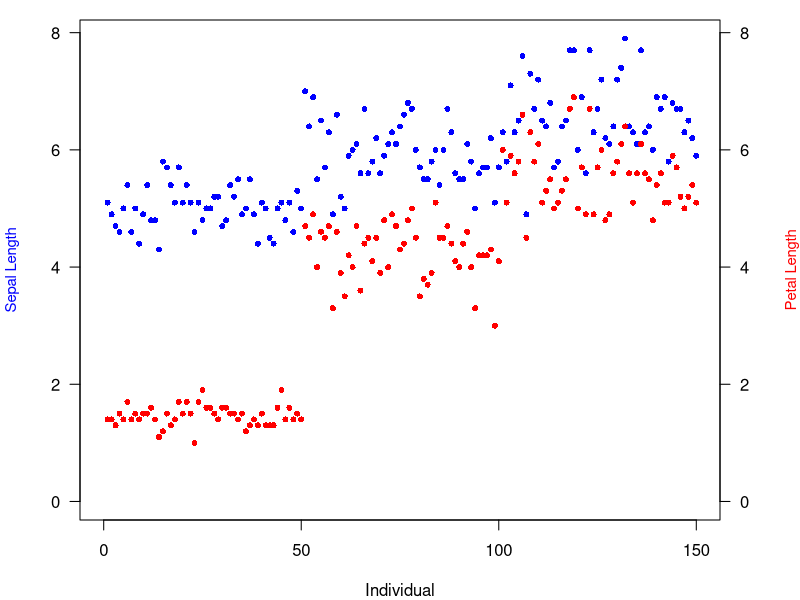
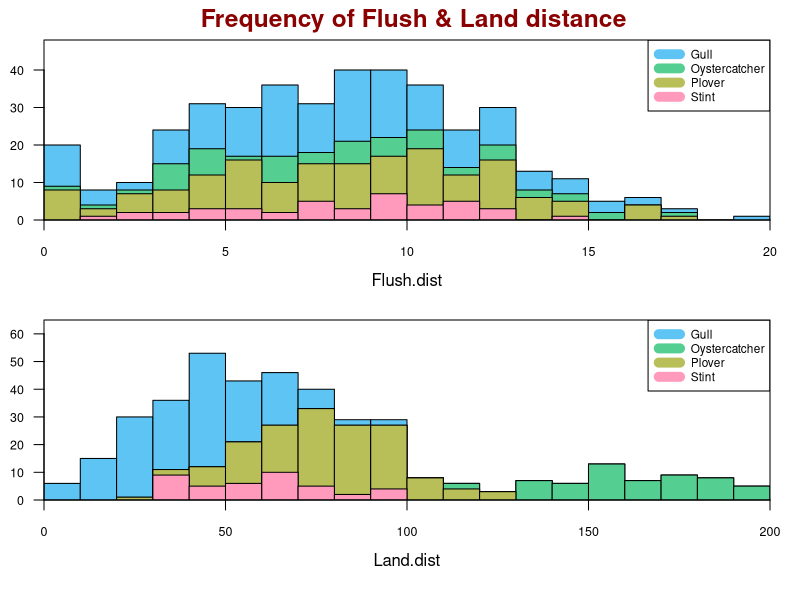

These charts were generated, in order, by the following R code: (Note: this script raises an error after producing the figures.)
x=diag(3)+1
data=read.csv('Beach-Birds.csv')

# Q1 a
x+matrix(rep(1:3,3),3,byrow = T)

# Q1 b
apply(x, 1, mean)

# Q1 c
x%*%matrix(rep(NA,9),3)

# Q1 d
x*.75

# Q1 e
solve(x)

# Q2
mod=par(mar=c(4,4,1,4))
plot.new()
plot.window(xlim = c(0,length(iris$Sepal.Length)),ylim = c(0,max(iris$Sepal.Length)))
points(1:length(iris$Sepal.Length),iris$Sepal.Length,col='blue',pch=16,cex=.8)
points(1:length(iris$Sepal.Length),iris$Petal.Length,col='red',pch=16,cex=.8)
axis(1)
axis(2,las=1)
axis(4,las=1)
box()
mtext('Individual',side = 1,line = 3,font = 1)
mtext('Sepal Length',side = 2,line = 3,col = 'blue',cex=.9)
mtext('Petal Length',side = 4,line = 3,col = 'red',cex=.9)
par(mod)

# Q3
stratified.hist= function(x , y, breaks = 20, xlab = NULL ,
                          ylab = NULL, main = "" , cex = 1)
{
  cols=hcl(h=c(230,145,90,351),c=64,l=75)
  y=factor(y)
  nms=levels(y)
  
  if (length(x) == length(data$flush.dist)){
    if (any(x<5)){
      if (length(y) == length(data$Species)){
        hist(x, breaks = breaks, col = cols[1], ylab = '', cex.axis = .75,
             main = main, xlab = '', xaxs='i', yaxs='i', ylim = c(0,48), las=1)
        
        hist(x[which(y!='Gull')], breaks = breaks, add = T, col = cols[2])
        
        hist(x[which(y%in%nms[3:4])],
             breaks = breaks, col = cols[3], add = T)
        
        hist(x[which(y=='Stint')], col = cols[4],
             xlim = c(0,20), add = T, breaks = 10)
        
        mtext('Flush.dist',side = 1,font = 1,line = 2.5)
        mtext('Frequency of Flush & Land distance',col='darkred',
              cex=1.47,outer=T,font=2,at=.535,line = .45)
        legend('topright',legend = nms,cex = .71,lty = 1,lwd=9.5,col = cols[1:4])
        box()
      }else {stop("unequal length data vectors")}
    }
    
    else{
      if (length(y) == length(data$Species)){
        hist(x, breaks = 20,col = cols[1], ylab = '', main = main, cex.axis = .75,
             xlab = '', xaxs = 'i', yaxs = 'i',las = 1, ylim = c(0,65))
        
        hist(x[which(y!='Gull')], breaks = breaks, add = T, col = cols[2])
        
        hist(x[which(y%in%nms[3:4])],
             col = cols[3], xlim = c(0,200), breaks = 10, add = T)
        
        hist(x[which(y=='Stint')],col = cols[4], xlim = c(0,200), add = T)
        
        mtext('Land.dist',side = 1,font = 1,line = 2.5)
        legend('topright',legend = nms,cex = .71,lty = 1,lwd=9.6,col = cols[1:4])
        box()
      }else {stop("unequal length data vectors")}
    }
  }
  
  else if (length(x) != length(data$flush.dist)){
    stop("unequal length data vectors")
  }
}

frame = par(mfrow=c(2,1),mar=c(5,2,0,0),oma=c(0,.2,2,1.5))

# appropriate parameter
stratified.hist(data$flush.dist,data$Species,breaks = 20, 
                xlab = NULL , ylab = NULL, main = "" , cex = 1)

stratified.hist(data$land.dist,data$Species,breaks = 20, 
                xlab = NULL , ylab = NULL, main = "" , cex = 1)
par(frame)

# inappropriate parameter
stratified.hist(data$flush.dist[-1],data$Species,breaks = 20, 
                xlab = NULL , ylab = NULL, main = "" , cex = 1)

